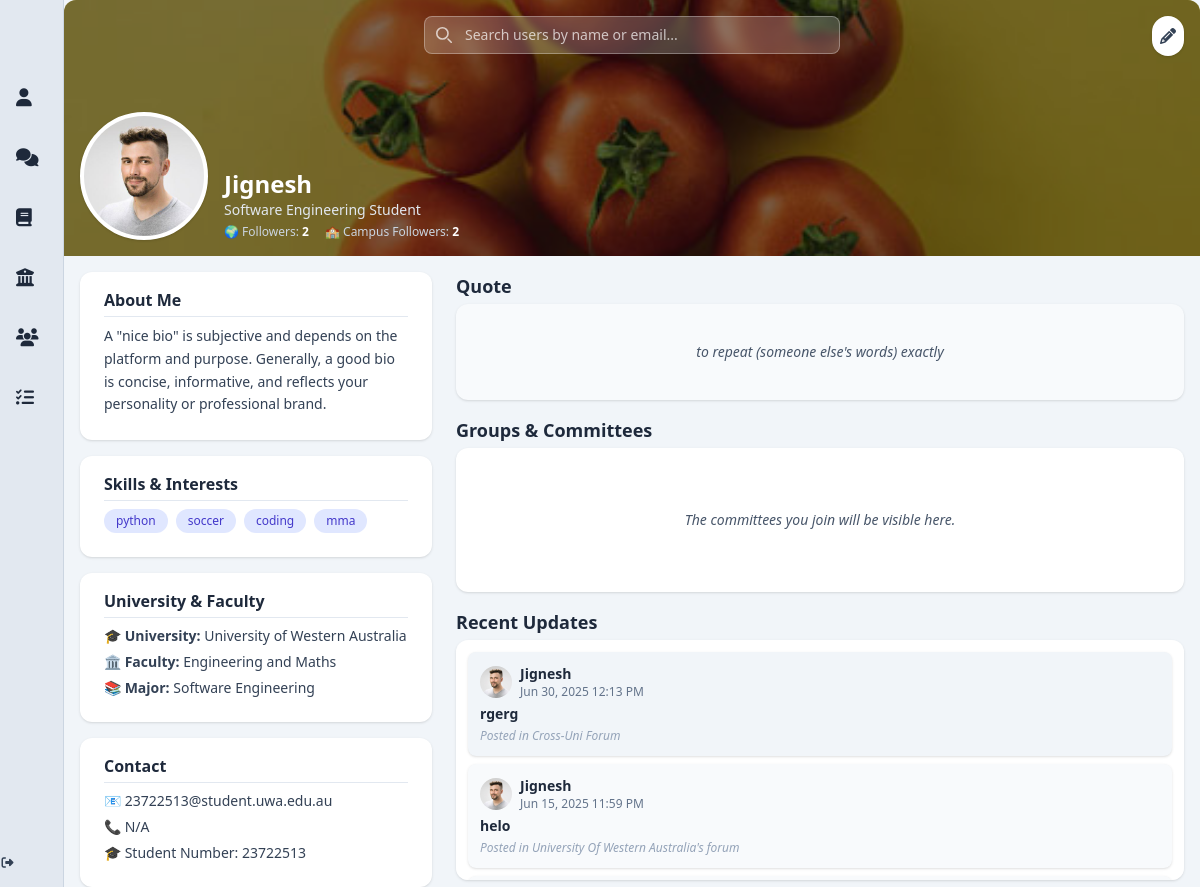
Screenshot of /profile (signed in) with the database file from the repository.
### app/models.py (models this page shows, shortened)
class User(db.Model, UserMixin):
    __tablename__ = 'users'
    id = db.Column(db.Integer, primary_key=True)
    display_name = db.Column(db.String(100))
    student_number = db.Column(db.String(50), nullable=False)
    email = db.Column(db.String(120), unique=True, nullable=False)
    password_hash = db.Column(db.String(128), nullable=False)
    bio = db.Column(db.Text)
    job_title = db.Column(db.String(100))
    phone = db.Column(db.String(20))
    university = db.Column(db.String(100))
    faculty = db.Column(db.String(100))
    major = db.Column(db.String(100))
    quote = db.Column(db.Text)
    skills = db.Column(db.Text)
    profile_picture = db.Column(db.String(255))
    cover_picture = db.Column(db.String(255))
    created_at = db.Column(db.DateTime, default=db.func.now())
    committees = db.relationship('Committee', secondary=user_committees, backref='members', lazy='dynamic')
    posts = db.relationship('Post', backref='author', cascade='all, delete-orphan', passive_deletes=True, lazy='dynamic')
    comments = db.relationship('Comment', backref='author', cascade='all, delete-orphan', passive_deletes=True, lazy='dynamic')
    liked_posts = db.relationship('Post', secondary=post_likes, backref=db.backref('likers', lazy='dynamic'))
    followers = db.relationship(
        'User', secondary=user_followers,
        primaryjoin=(user_followers.c.followed_id == id),
        secondaryjoin=(user_followers.c.follower_id == id),
        backref=db.backref('following', lazy='dynamic'),
        lazy='dynamic'
    )
    @property
    def skills_list(self):
        return [skill.strip() for skill in self.skills.split(',')] if self.skills else []
    @property
    def followers_count(self):
        return self.followers.count()
    @property
    def campus_followers_count(self):
        my_domain = self.email.split('@')[-1] if self.email else ''
        count = 0
        for follower in self.followers:
            if follower.email and follower.email.split('@')[-1] == my_domain:
                count += 1
        return count

class Post(db.Model):
    __tablename__ = 'posts'
    id = db.Column(db.Integer, primary_key=True)
    title = db.Column(db.String(200))
    content = db.Column(db.Text, nullable=False)
    image_url = db.Column(db.String(255))
    created_at = db.Column(db.DateTime, default=db.func.now())
    user_id = db.Column(db.Integer, db.ForeignKey('users.id', ondelete='CASCADE', name='fk_posts_user_id'), nullable=False)
    committee_id = db.Column(db.Integer, db.ForeignKey('committees.id', ondelete='SET NULL', name='fk_posts_committee_id'), nullable=True)
    forum_id = db.Column(db.Integer, db.ForeignKey('forums.id', ondelete='SET NULL', name='fk_posts_forum_id'), nullable=True)
    committee = db.relationship('Committee', backref='posts', lazy='joined')
    comments = db.relationship('Comment', backref='post', cascade='all, delete-orphan', passive_deletes=True, lazy='dynamic')

class Forum(db.Model):
    __tablename__ = 'forums'
    id = db.Column(db.Integer, primary_key=True)
    name = db.Column(db.String(100), nullable=False)
    normalized_name = db.Column(db.String(100), nullable=False, unique=True)
    university_domain = db.Column(db.String(120), nullable=False, unique=True)
    created_at = db.Column(db.DateTime, default=db.func.now())
    posts = db.relationship('Post', backref='forum', cascade='all, delete-orphan', passive_deletes=True, lazy='dynamic')

### app/routes.py (the view)
@bp.route('/profile')
@login_required
def profile_landing_page():
    return render_template('profile_landingpage.html', user=current_user, Post=Post)

### app/templates/profile_landingpage.html (shortened to what this page needs)
{% extends "base.html" %}
{% block content %}
<div class="relative w-full h-64 bg-slate-300 rounded-t-xl overflow-hidden">
  <img src="{{ user.cover_picture or 'https://images.unsplash.com/photo-1531512073830-ba890ca4eba2?q=80&w=3079&auto=format&fit=crop' }}"
       alt="Profile cover"
       class="object-cover w-full h-full" />
  <div class="absolute inset-0 bg-black bg-opacity-50 flex items-end gap-4 p-4">
    <img src="{{ user.profile_picture or 'https://cdn-icons-png.flaticon.com/512/149/149071.png' }}"
         alt="Avatar"
         class="avatar rounded-full border-4 border-white w-32 h-32 object-cover shadow bg-white" />
    <div>
        <div class="flex items-center gap-2">
            <h1 class="text-2xl font-bold text-white">{{ user.display_name }}</h1>
          </div>
      <p class="text-sm text-slate-200">{{ user.job_title }}</p>
      <div class="flex gap-4 mt-1 text-xs text-slate-300">
        <p>🌍 Followers: <span id="followers-count" class="font-semibold text-white">{{ user.followers_count or 0 }}</span></p>
        <p>🏫 Campus Followers: <span id="campus-followers-count" class="font-semibold text-white">{{ user.campus_followers_count or 0 }}</span></p>
      </div>
    </div>
    <a href="{{ url_for('routes.edit_profile') }}"
       class="absolute top-4 right-4 bg-white text-slate-700 rounded-full p-2 shadow hover:bg-indigo-600 hover:text-white transition">
      <i class="fas fa-pencil-alt"></i>
    </a>
  </div>
  <div class="absolute top-4 left-1/2 transform -translate-x-1/2 w-full max-w-md px-4">
    <div class="relative">
      <input type="search"
             id="search-users"
             name="query"
             class="block w-full p-2 pl-10 text-sm text-white border border-white/30 rounded-lg bg-white/20 backdrop-blur-sm focus:ring-indigo-400 focus:border-indigo-400 placeholder-white/70 transition"
             placeholder="Search users by name or email..."
             autocomplete="off">
      <div class="absolute inset-y-0 left-0 flex items-center pl-3 pointer-events-none">
        <svg class="w-4 h-4 text-white opacity-70" xmlns="http://www.w3.org/2000/svg" fill="none" viewBox="0 0 20 20">
          <path stroke="currentColor" stroke-linecap="round" stroke-linejoin="round" stroke-width="2"
                d="m19 19-4-4m0-7A7 7 0 1 1 1 8a7 7 0 0 1 14 0Z"/>
        </svg>
      </div>
    </div>
  </div>
</div>
<div class="max-w-6xl mx-auto mt-4 grid grid-cols-1 md:grid-cols-3 gap-6 px-4">
<aside class="md:col-span-1 flex flex-col gap-4">
    <div class="bg-white rounded-xl shadow px-6 pt-4 pb-6">
      <h3 class="text-md font-semibold text-slate-800 mb-2 border-b border-slate-200 pb-1">About Me</h3>
      <p class="text-sm text-slate-700 leading-relaxed break-words min-h-[60px]">{{ user.bio or "No bio available." }}</p>
    </div>
    <div class="bg-white rounded-xl shadow px-6 pt-4 pb-6 min-h-[100px]">
      <h3 class="text-md font-semibold text-slate-800 mb-2 border-b border-slate-200 pb-1">Skills & Interests</h3>
      {% if user.skills %}
      <div class="flex flex-wrap gap-2">
        {% for skill in user.skills.split(',') %}
        <span class="bg-indigo-100 text-indigo-700 rounded-full px-3 py-1 text-xs font-medium">{{ skill.strip() }}</span>
        {% endfor %}
      </div>
      {% else %}
      <p class="text-sm text-slate-600">No skills added yet.</p>
      {% endif %}
    </div>
    <div class="bg-white rounded-xl shadow px-6 pt-4 pb-6 min-h-[100px]">
      <h3 class="text-md font-semibold text-slate-800 mb-2 border-b border-slate-200 pb-1">University & Faculty</h3>
      <ul class="text-sm text-slate-700 space-y-[6px]">
        <li>🎓 <strong>University:</strong> {{ user.university or 'Not specified' }}</li>
        <li>🏛️ <strong>Faculty:</strong> {{ user.faculty or 'Not specified' }}</li>
        <li>📚 <strong>Major:</strong> {{ user.major or 'Not specified' }}</li>
      </ul>
    </div>
    <div class="bg-white rounded-xl shadow px-6 pt-4 pb-6 min-h-[100px]">
      <h3 class="text-md font-semibold text-slate-800 mb-2 border-b border-slate-200 pb-1">Contact</h3>
      <div class="text-sm text-slate-700 break-words space-y-1.5">
        <p>📧 {{ user.email }}</p>
        <p>📞 {{ user.phone or 'Not provided' }}</p>
        <p>🎓 Student Number: {{ user.student_number or 'Not provided' }}</p>
      </div>
    </div>
  </aside>
  <main class="md:col-span-2 flex flex-col gap-4">
    <section>
      <h2 class="text-lg font-semibold text-slate-800 mb-1">Quote</h2>
      <div class="bg-slate-50 rounded-xl shadow p-3 h-24 flex items-center justify-center">
        <p class="text-sm text-slate-600 italic text-center">{{ user.quote or "Add a Quote!" }}</p>
      </div>
    </section>
    <section>
      <h2 class="text-lg font-semibold text-slate-800 mb-1">Groups & Committees</h2>
      <div class="bg-white rounded-xl shadow p-3 h-36 overflow-y-auto flex flex-col justify-center">
        {% if user.committees.count() > 0 %}
        <ul class="list-disc list-inside text-sm text-slate-700 space-y-1">
          {% for committee in user.committees %}
          <li class="break-words">{{ committee }}</li>
          {% endfor %}
        </ul>
        {% else %}
        <p class="text-sm text-slate-600 italic text-center">The committees you join will be visible here.</p>
        {% endif %}
      </div>
    </section>
    <section>
      <h2 class="text-lg font-semibold text-slate-800 mb-1">Recent Updates</h2>
      <div class="bg-white rounded-xl shadow p-3 h-60 overflow-y-auto flex flex-col gap-2">
        {% set shades = ['bg-slate-100', 'bg-slate-50', 'bg-slate-50', 'bg-white', 'bg-white'] %}
        {% set posts = user.posts.order_by(Post.created_at.desc()).limit(5).all() %}
        {% if posts %}
          {% for post in posts %}
          {% set idx = loop.index0 %}
          <a href="{{ url_for('routes.post_thread', post_id=post.id) }}" class="block hover:scale-[1.02] transition duration-300">
            <div class="{{ shades[idx] }} rounded-lg p-3 shadow hover:shadow-md transition text-sm">
              <div class="flex items-center gap-2 mb-1">
                <img src="{{ user.profile_picture or 'https://cdn-icons-png.flaticon.com/512/149/149071.png' }}"
                     alt="Avatar"
                     class="rounded-full w-8 h-8 object-cover" />
                <div>
                  <h3 class="font-semibold text-slate-800">{{ user.display_name }}</h3>
                  <p class="text-xs text-slate-500">{{ post.created_at.strftime('%b %d, %Y %I:%M %p') }}</p>
                </div>
              </div>
              {% if post.title %}
              <h4 class="font-semibold text-slate-800 text-sm mb-1">{{ post.title }}</h4>
              {% endif %}
              <p class="text-xs text-slate-400 italic mt-1">
                Posted in {{ post.forum.university_domain.split('.')[0]|title + "'s forum" if post.forum else "Cross-Uni Forum" }}
            </p>
            </div>
          </a>
          {% endfor %}
        {% else %}
        <div class="text-center text-slate-500 flex items-center justify-center h-full">No posts yet!</div>
        {% endif %}
      </div>
    </section>
  </main>
</div>
{% endblock %}

### app/templates/base.html (shortened to what this page needs)
<!DOCTYPE html>
<html lang="en">
  <head>
    <script src="https://cdn.tailwindcss.com"></script>
    <link rel="stylesheet" href="https://cdnjs.cloudflare.com/ajax/libs/font-awesome/6.5.0/css/all.min.css" />
  </head>
  <body class="bg-slate-50 text-slate-800">
    <div class="flex min-h-screen overflow-hidden">
      <aside class="group flex flex-col bg-slate-200 shadow-lg transition-all duration-300 w-16 hover:w-64 overflow-hidden border-r border-slate-300">
        <nav class="flex-1 flex flex-col space-y-2 items-start">
          <a href="{{ url_for('routes.profile_landing_page') }}" class="flex items-center space-x-3 pl-4 p-3 hover:bg-indigo-100 hover:text-indigo-600 transition rounded w-full">
            <i class="fas fa-user text-lg"></i>
          </a>
          <a href="{{ url_for('routes.landing_forums') }}" class="flex items-center space-x-3 pl-4 p-3 hover:bg-indigo-100 hover:text-indigo-600 transition rounded w-full">
            <i class="fas fa-comments text-lg"></i>
          </a>
          <a href="{{ url_for('routes.units_chat') }}" class="flex items-center space-x-3 pl-4 p-3 hover:bg-indigo-100 hover:text-indigo-600 transition rounded w-full">
            <i class="fas fa-book text-lg"></i>
          </a>
          <a href="{{ url_for('routes.committee_chat') }}" class="flex items-center space-x-3 pl-4 p-3 hover:bg-indigo-100 hover:text-indigo-600 transition rounded w-full">
            <i class="fas fa-university text-lg"></i>
          </a>
          <a href="{{ url_for('routes.study_groups') }}" class="flex items-center space-x-3 pl-4 p-3 hover:bg-indigo-100 hover:text-indigo-600 transition rounded w-full">
            <i class="fas fa-users text-lg"></i>
          </a>
          <a href="{{ url_for('routes.group_assignments') }}" class="flex items-center space-x-3 pl-4 p-3 hover:bg-indigo-100 hover:text-indigo-600 transition rounded w-full">
            <i class="fas fa-tasks text-lg"></i>
          </a>
        </nav>
        <a href="{{ url_for('routes.logout') }}" class="mt-auto mb-4 flex items-center justify-center text-xs text-slate-700 hover:text-red-600 transition-opacity duration-300 w-full">
          <i class="fas fa-sign-out-alt mr-2"></i>
        </a>
      </aside>
      <main class="flex-1 bg-slate-100 min-h-screen flex flex-col">
        {% block content %}{% endblock %}
      </main>
    </div>
  </body>
</html>

### rows the page displays
User: cover_picture (picture), profile_picture (picture), display_name "Jignesh", job_title "Software Engineering Student", email.email "2", bio "A \"nice bio\" is subjective and depends on the platform and purpose. Generally, a good bio is concise, informative, and reflects your personality or professional brand.", university "University of Western Australia", faculty "Engineering and Maths", major "Software Engineering", email "23722513@student.uwa.edu.au", phone "N/A", student_number "23722513", quote "to repeat (someone else's words) exactly"
Post: profile_picture (picture), created_at "Jun 30, 2025 12:13 PM", title "rgerg", forum.university_domain "Cross-Uni Forum"
Post: profile_picture (picture), created_at "Jun 15, 2025 11:59 PM", title "helo", forum.university_domain "University Of Western Australia's forum"

### other values shown
{{ user.followers_count or 0 }} "2"
{{ skill.strip() }} "python" "soccer" "coding" "mma"
